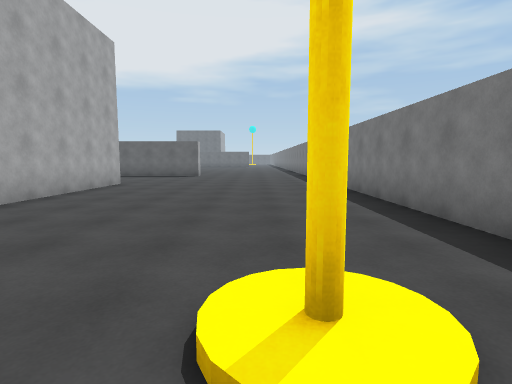
View 1 (above)

21 first-person views from a walk through a scene from a Unity 3-D project. The camera is 1.4 m above the floor, tilts 6° down and sees 80° across. The floor is counted in squares, 2 m on a side. Each view is taken from the middle of a square. On the plan, view 1 faces up. The plan holds only what a view shows up to about 10 squares ahead; the rest is blank. The place goes on beyond the plan. The player is left out. Some animated figures are left out.

View 2
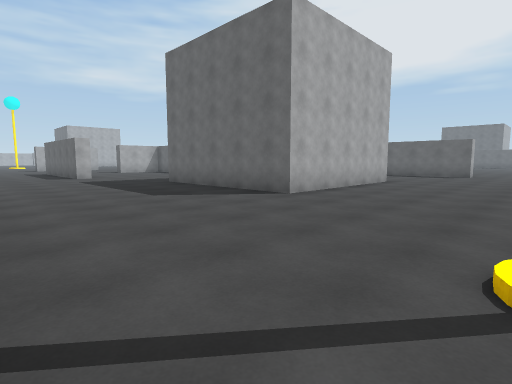

View 3
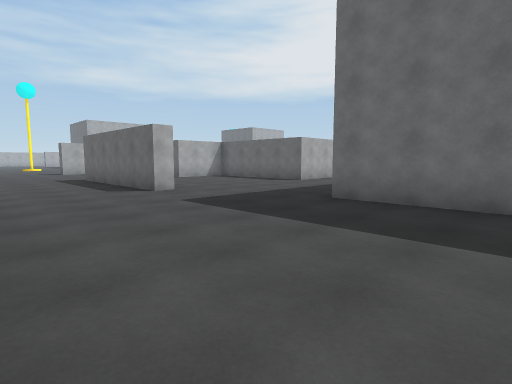

View 4
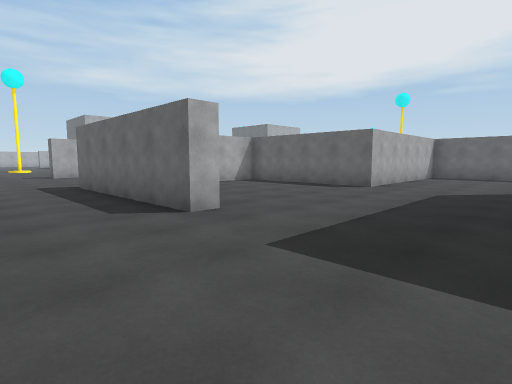

View 5
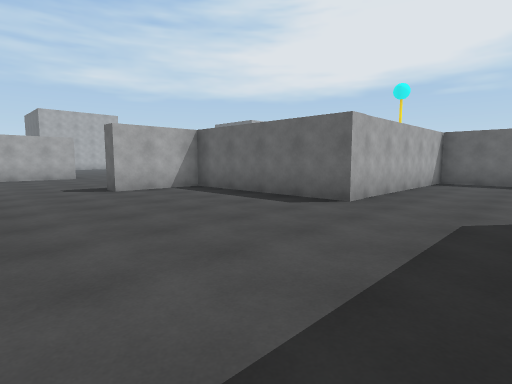

View 6
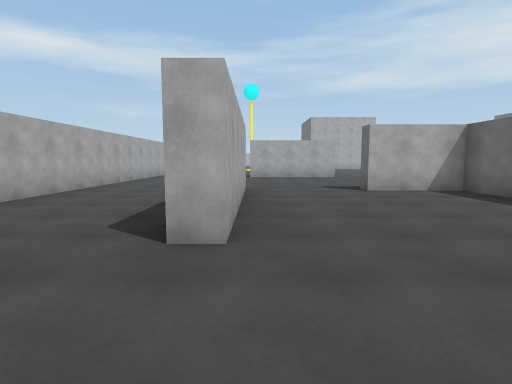

View 7
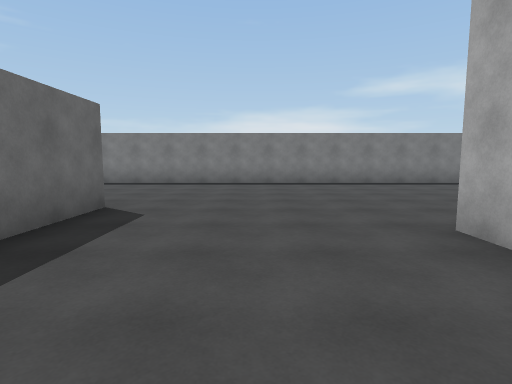

View 8
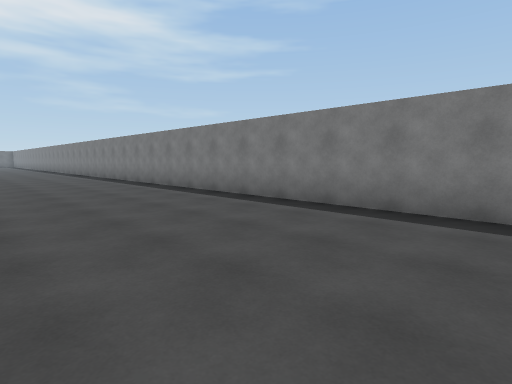

View 9
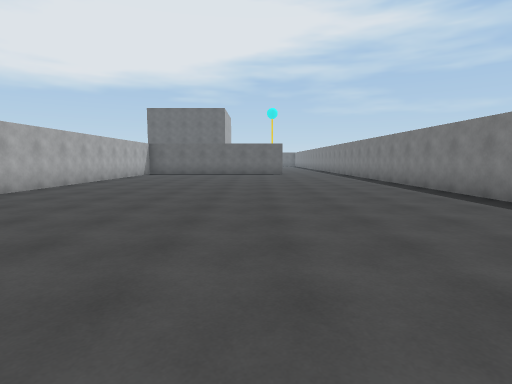

View 10
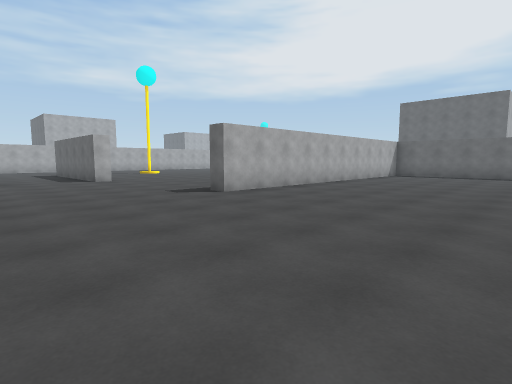

View 11
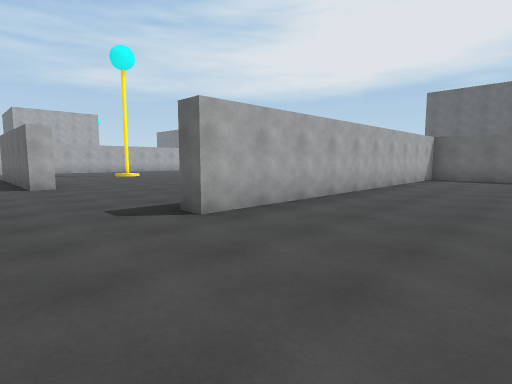

View 12
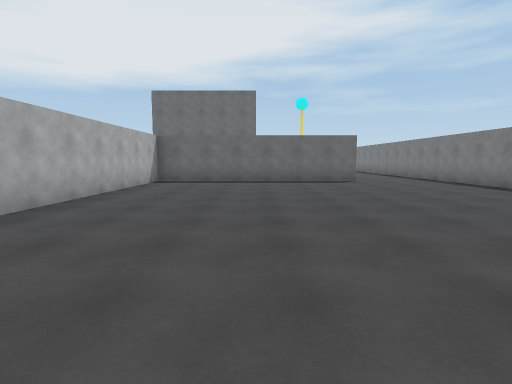

View 13
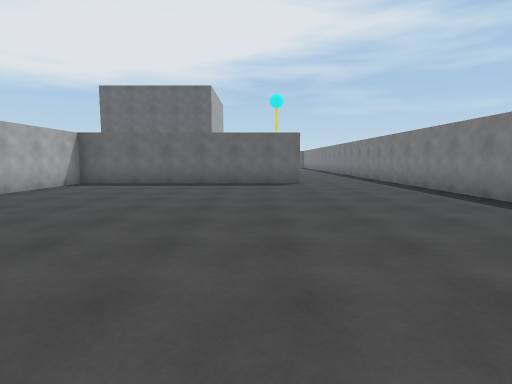

View 14
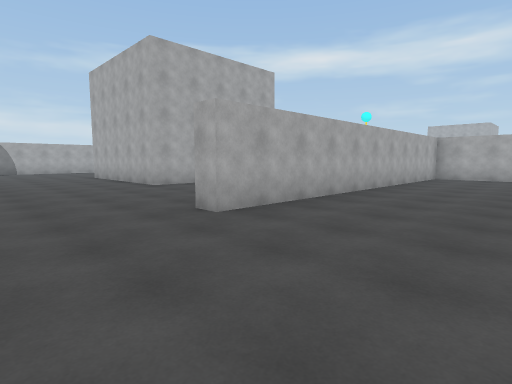

View 15
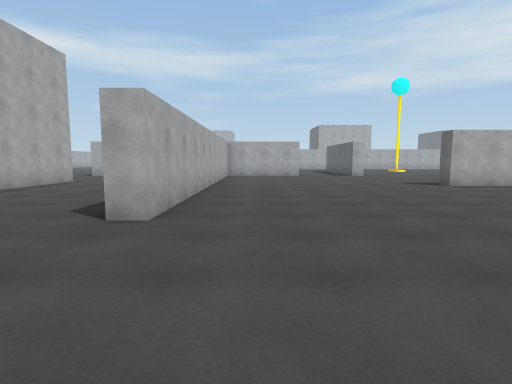

View 16
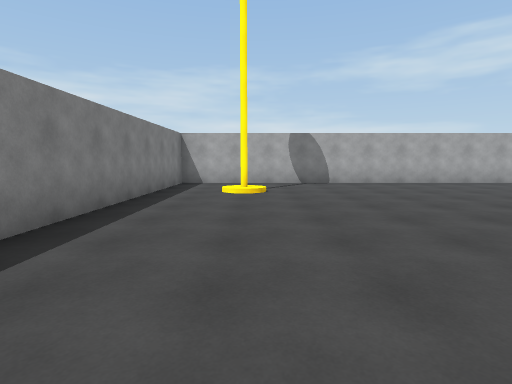

View 17
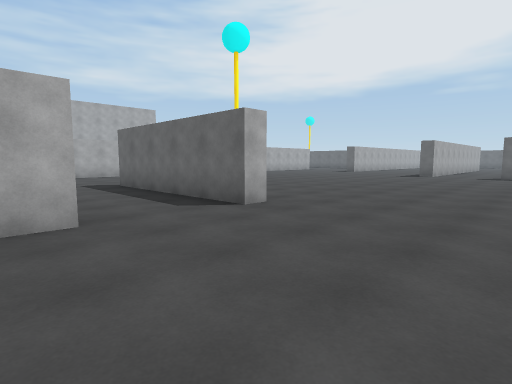

View 18
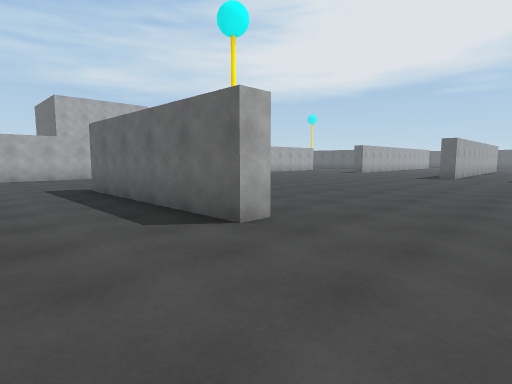

View 19
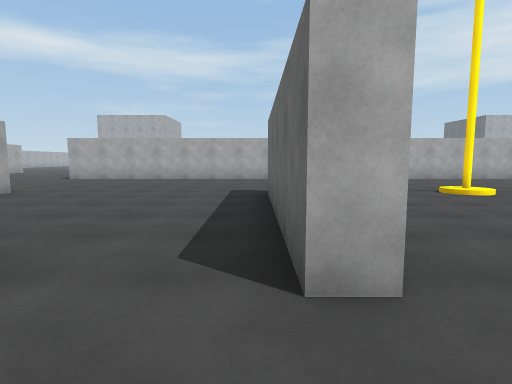

View 20
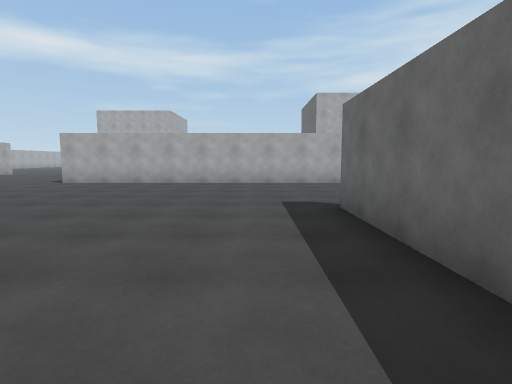

View 21
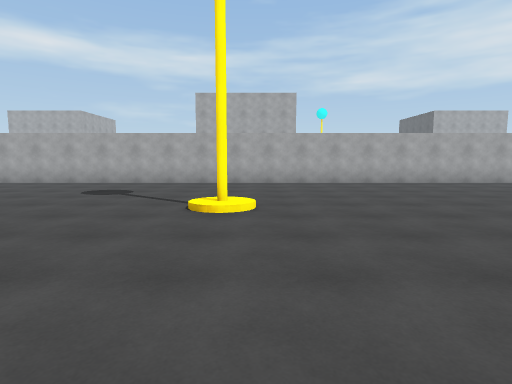

### Floor plan
Points are (right, up) in squares from view 1. A wall is a line through its corners. A room is listed if a view was taken in it or the views show most of it. See-through windows are left out.
Room 1 (views 1, 2, 3, 4, 5, 6, 7, 8, 9, 10, 11, 12, 13, 14, 15, 16, 17, 18, 19, 20, 21)
walls: (-12.5, 13.5) (-12.5, 7.8) (-17, 7.8) (-17, 5.6) (-17.5, 5.6); (-12.5, 17) (-12.5, 15.2); (-11, 13.8) (-2.5, 13.8) (-2.5, 13.2) (-4.4, 13.2); (-10.9, 13.2) (-12.5, 13.2); (-12.5, 19.9) (-12.5, 19.3) (-17.5, 19.3); (-9, 9) (-4, 9) (-4, 4) (-9, 4); (-17.1, 2.8) (-12.5, 2.8) (-12.5, 2.3) (-17.5, 2.3); (-22.6, 4.6) (-22.6, 4); (-20.1, -1.2) (-15, -1.2); (-7.8, -1.2) (2.3, -1.2) (2.3, 31.1); (-22.2, 31.5) (-22.2, 12.1); (-0.6, 30.1) (-7.2, 30.1) (-7.2, 20.3) (-7.8, 20.3)
objects: cyan ball (-18, 23)

Positions as (right, up) in squares from view 1, and headings:
1: (0, 0), facing up
2: (0, -1), facing up-left
3: (-6, -1), facing up-left
4: (-9, 0), facing up-left
5: (-10, 3), facing up-left
6: (-10, 3), facing left
7: (-7, 11), facing right
8: (-2, 12), facing up-right
9: (-2, 15), facing up
10: (-2, 16), facing up-left
11: (-4, 18), facing up-left
12: (-4, 20), facing up
13: (-2, 21), facing up
14: (0, 17), facing down-left
15: (1, 15), facing left
16: (0, 8), facing down
17: (-9, 16), facing up-left
18: (-10, 17), facing up-left
19: (-11, 19), facing left
20: (-13, 18), facing left
21: (-13, 24), facing left
